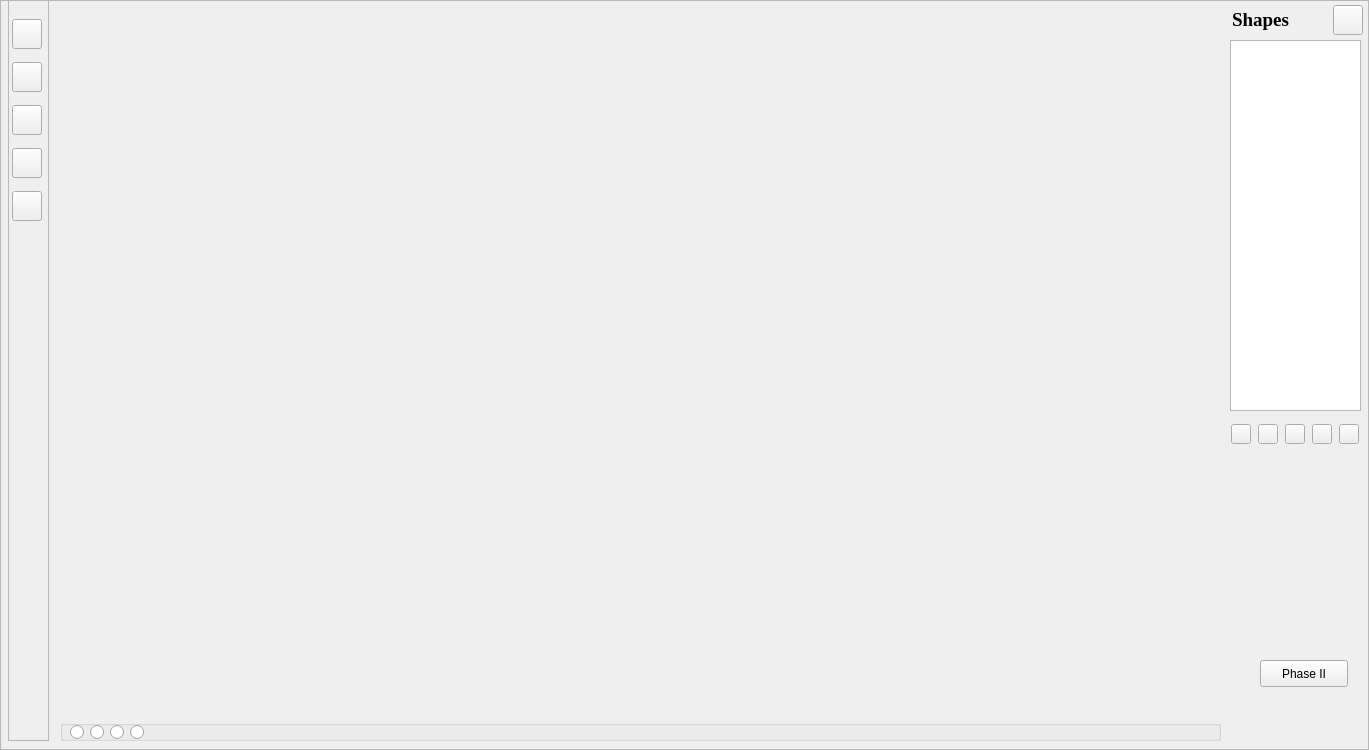
   <widget class="QFrame" name="phaseIII">
    <property name="geometry">
     <rect>
      <x>0</x>
      <y>0</y>
      <width>1369</width>
      <height>750</height>
     </rect>
    </property>
    <property name="frameShape">
     <enum>QFrame::StyledPanel</enum>
    </property>
    <property name="frameShadow">
     <enum>QFrame::Raised</enum>
    </property>
    <widget class="QListView" name="listView">
     <property name="geometry">
      <rect>
       <x>1230</x>
       <y>40</y>
       <width>131</width>
       <height>371</height>
      </rect>
     </property>
    </widget>
    <widget class="QLabel" name="boardFrame">
     <property name="geometry">
      <rect>
       <x>60</x>
       <y>0</y>
       <width>1165</width>
       <height>721</height>
      </rect>
     </property>
     <property name="font">
      <font>
       <stylestrategy>PreferAntialias</stylestrategy>
      </font>
     </property>
     <property name="contextMenuPolicy">
      <enum>Qt::DefaultContextMenu</enum>
     </property>
     <property name="frameShadow">
      <enum>QFrame::Plain</enum>
     </property>
     <property name="text">
      <string/>
     </property>
     <property name="pixmap">
      <pixmap resource="images.qrc">:/images/icon2/boardFrame.png</pixmap>
     </property>
    </widget>
    <widget class="QFrame" name="dynamicShape">
     <property name="geometry">
      <rect>
       <x>8</x>
       <y>0</y>
       <width>41</width>
       <height>741</height>
      </rect>
     </property>
     <property name="frameShape">
      <enum>QFrame::StyledPanel</enum>
     </property>
     <property name="frameShadow">
      <enum>QFrame::Raised</enum>
     </property>
     <widget class="QWidget" name="layoutWidget">
      <property name="geometry">
       <rect>
        <x>0</x>
        <y>10</y>
        <width>41</width>
        <height>221</height>
       </rect>
      </property>
      <layout class="QVBoxLayout" name="verticalLayout">
       <property name="leftMargin">
        <number>4</number>
       </property>
       <property name="topMargin">
        <number>2</number>
       </property>
       <property name="rightMargin">
        <number>4</number>
       </property>
       <property name="bottomMargin">
        <number>2</number>
       </property>
       <item>
        <widget class="QPushButton" name="logo">
         <property name="maximumSize">
          <size>
           <width>30</width>
           <height>30</height>
          </size>
         </property>
         <property name="text">
          <string/>
         </property>
         <property name="icon">
          <iconset resource="images.qrc">
           <normaloff>:/images/icon2/logo_icon.svg</normaloff>:/images/icon2/logo_icon.svg</iconset>
         </property>
         <property name="iconSize">
          <size>
           <width>30</width>
           <height>30</height>
          </size>
         </property>
        </widget>
       </item>
       <item>
        <widget class="QPushButton" name="freeHandDraw">
         <property name="maximumSize">
          <size>
           <width>30</width>
           <height>30</height>
          </size>
         </property>
         <property name="text">
          <string/>
         </property>
         <property name="icon">
          <iconset resource="images.qrc">
           <normaloff>:/images/icon2/draw.svg</normaloff>:/images/icon2/draw.svg</iconset>
         </property>
         <property name="iconSize">
          <size>
           <width>25</width>
           <height>25</height>
          </size>
         </property>
        </widget>
       </item>
       <item>
        <widget class="QPushButton" name="lineDraw">
         <property name="maximumSize">
          <size>
           <width>30</width>
           <height>30</height>
          </size>
         </property>
         <property name="text">
          <string/>
         </property>
         <property name="icon">
          <iconset resource="images.qrc">
           <normaloff>:/images/icon/line.svg</normaloff>:/images/icon/line.svg</iconset>
         </property>
         <property name="iconSize">
          <size>
           <width>25</width>
           <height>25</height>
          </size>
         </property>
        </widget>
       </item>
       <item>
        <widget class="QPushButton" name="rectangleDraw">
         <property name="maximumSize">
          <size>
           <width>30</width>
           <height>30</height>
          </size>
         </property>
         <property name="text">
          <string/>
         </property>
         <property name="icon">
          <iconset resource="images.qrc">
           <normaloff>:/images/icon/rectangle.svg</normaloff>:/images/icon/rectangle.svg</iconset>
         </property>
         <property name="iconSize">
          <size>
           <width>25</width>
           <height>25</height>
          </size>
         </property>
        </widget>
       </item>
       <item>
        <widget class="QPushButton" name="ellipseDraw">
         <property name="maximumSize">
          <size>
           <width>30</width>
           <height>30</height>
          </size>
         </property>
         <property name="text">
          <string/>
         </property>
         <property name="icon">
          <iconset resource="images.qrc">
           <normaloff>:/images/icon/ellipse.svg</normaloff>:/images/icon/ellipse.svg</iconset>
         </property>
         <property name="iconSize">
          <size>
           <width>25</width>
           <height>25</height>
          </size>
         </property>
        </widget>
       </item>
      </layout>
     </widget>
    </widget>
    <widget class="QGroupBox" name="boardWindow">
     <property name="geometry">
      <rect>
       <x>60</x>
       <y>720</y>
       <width>1161</width>
       <height>21</height>
      </rect>
     </property>
     <property name="title">
      <string/>
     </property>
     <widget class="QRadioButton" name="radioButton">
      <property name="geometry">
       <rect>
        <x>10</x>
        <y>0</y>
        <width>25</width>
        <height>25</height>
       </rect>
      </property>
      <property name="text">
       <string/>
      </property>
     </widget>
     <widget class="QRadioButton" name="radioButton_2">
      <property name="geometry">
       <rect>
        <x>30</x>
        <y>0</y>
        <width>25</width>
        <height>25</height>
       </rect>
      </property>
      <property name="text">
       <string/>
      </property>
     </widget>
     <widget class="QRadioButton" name="radioButton_3">
      <property name="geometry">
       <rect>
        <x>50</x>
        <y>0</y>
        <width>25</width>
        <height>25</height>
       </rect>
      </property>
      <property name="text">
       <string/>
      </property>
     </widget>
     <widget class="QRadioButton" name="radioButton_4">
      <property name="geometry">
       <rect>
        <x>70</x>
        <y>0</y>
        <width>25</width>
        <height>25</height>
       </rect>
      </property>
      <property name="text">
       <string/>
      </property>
     </widget>
    </widget>
    <widget class="QPushButton" name="changePhaseII">
     <property name="geometry">
      <rect>
       <x>1260</x>
       <y>660</y>
       <width>88</width>
       <height>27</height>
      </rect>
     </property>
     <property name="text">
      <string>Phase II</string>
     </property>
    </widget>
    <widget class="QWidget" name="layoutWidget">
     <property name="geometry">
      <rect>
       <x>1232</x>
       <y>4</y>
       <width>131</width>
       <height>32</height>
      </rect>
     </property>
     <layout class="QHBoxLayout" name="horizontalLayout">
      <item>
       <widget class="QLabel" name="viewShapeLabel">
        <property name="font">
         <font>
          <family>Times New Roman</family>
          <pointsize>14</pointsize>
          <weight>75</weight>
          <bold>true</bold>
         </font>
        </property>
        <property name="text">
         <string>Shapes</string>
        </property>
       </widget>
      </item>
      <item>
       <spacer name="horizontalSpacer_2">
        <property name="orientation">
         <enum>Qt::Horizontal</enum>
        </property>
        <property name="sizeHint" stdset="0">
         <size>
          <width>80</width>
          <height>20</height>
         </size>
        </property>
       </spacer>
      </item>
      <item>
       <widget class="QPushButton" name="closeApp">
        <property name="maximumSize">
         <size>
          <width>30</width>
          <height>30</height>
         </size>
        </property>
        <property name="text">
         <string/>
        </property>
        <property name="icon">
         <iconset resource="images.qrc">
          <normaloff>:/images/icon2/close.svg</normaloff>:/images/icon2/close.svg</iconset>
        </property>
        <property name="iconSize">
         <size>
          <width>20</width>
          <height>20</height>
         </size>
        </property>
       </widget>
      </item>
     </layout>
    </widget>
    <widget class="QWidget" name="layoutWidget">
     <property name="geometry">
      <rect>
       <x>1230</x>
       <y>420</y>
       <width>131</width>
       <height>29</height>
      </rect>
     </property>
     <layout class="QHBoxLayout" name="horizontalLayout_2">
      <item>
       <widget class="QPushButton" name="blackColor">
        <property name="maximumSize">
         <size>
          <width>20</width>
          <height>20</height>
         </size>
        </property>
        <property name="text">
         <string/>
        </property>
        <property name="icon">
         <iconset resource="images.qrc">
          <normaloff>:/images/icon2/black.svg</normaloff>:/images/icon2/black.svg</iconset>
        </property>
       </widget>
      </item>
      <item>
       <widget class="QPushButton" name="redColor">
        <property name="maximumSize">
         <size>
          <width>20</width>
          <height>20</height>
         </size>
        </property>
        <property name="text">
         <string/>
        </property>
        <property name="icon">
         <iconset resource="images.qrc">
          <normaloff>:/images/icon2/red.svg</normaloff>:/images/icon2/red.svg</iconset>
        </property>
       </widget>
      </item>
      <item>
       <widget class="QPushButton" name="greenColor">
        <property name="maximumSize">
         <size>
          <width>20</width>
          <height>20</height>
         </size>
        </property>
        <property name="text">
         <string/>
        </property>
        <property name="icon">
         <iconset resource="images.qrc">
          <normaloff>:/images/icon2/green.svg</normaloff>:/images/icon2/green.svg</iconset>
        </property>
       </widget>
      </item>
      <item>
       <widget class="QPushButton" name="blueColor">
        <property name="maximumSize">
         <size>
          <width>20</width>
          <height>20</height>
         </size>
        </property>
        <property name="text">
         <string/>
        </property>
        <property name="icon">
         <iconset resource="images.qrc">
          <normaloff>:/images/icon2/dark-blue.svg</normaloff>:/images/icon2/dark-blue.svg</iconset>
        </property>
       </widget>
      </item>
      <item>
       <widget class="QPushButton" name="mixColor">
        <property name="maximumSize">
         <size>
          <width>20</width>
          <height>20</height>
         </size>
        </property>
        <property name="text">
         <string/>
        </property>
        <property name="icon">
         <iconset resource="images.qrc">
          <normaloff>:/images/icon2/colour.png</normaloff>:/images/icon2/colour.png</iconset>
        </property>
       </widget>
      </item>
     </layout>
    </widget>
   </widget>
